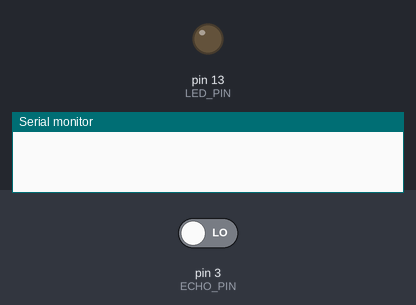
The sketch below on a simulated Arduino Uno, built with avr-gcc and run on an emulated ATmega328P. Parts: output pins drawn as LEDs (lit = HIGH), the last lines printed to the serial monitor. Inputs (shaded band) come from the test bench; at power-on: pin 3 (ECHO_PIN) LOW. Pins used as bus, display or sensor lines are not drawn.

Above: at 0.1 s.
At 1.1 s:
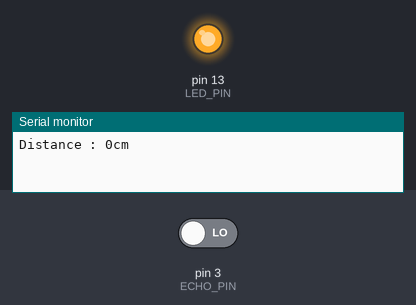
Timing chart, 0 to 2.6 s (numbered marks = the images above):
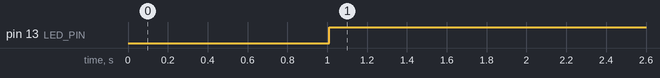

Measured:
- by itself, pin 13 (LED_PIN): LOW → HIGH at 1.0 s

The sketch:

pro_echo.ino
```cpp
#define TRIG_PIN 2
#define ECHO_PIN 3
#define LED_PIN 13

void setup() {
  pinMode(TRIG_PIN, OUTPUT);
  pinMode(ECHO_PIN, INPUT);
  pinMode(LED_PIN, OUTPUT);
  Serial.begin(115200);
}

void loop()
{
  int distance = 0;

  digitalWrite(TRIG_PIN, HIGH);
  delay(10);
  digitalWrite(TRIG_PIN, LOW);

  distance = pulseIn(ECHO_PIN, HIGH)/58.2; /* 센치미터(cm) */

   /* 10cm 이내로 접근 시 LED를 켠다 */
  if (distance <= 10) {
    digitalWrite(LED_PIN, HIGH);
  } else {
    digitalWrite(LED_PIN, LOW);
  }
  Serial.print("Distance : ");
  Serial.print(distance);
  Serial.println("cm");
  delay(1000);
}
```
